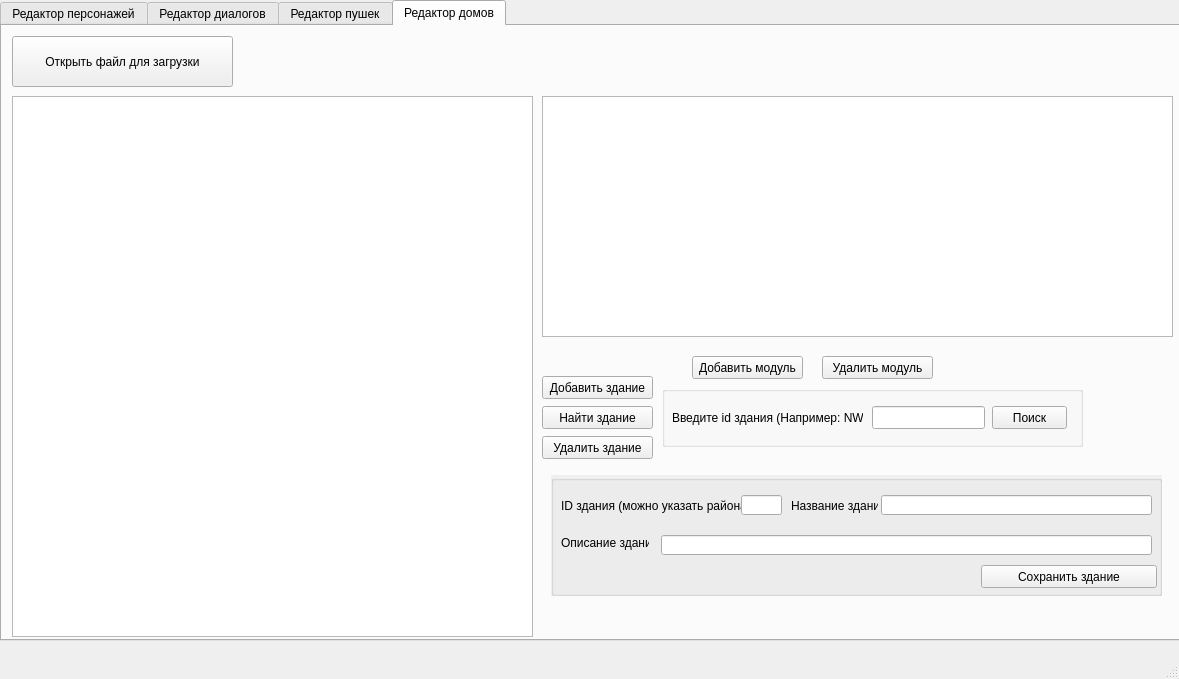
<?xml version="1.0" encoding="UTF-8"?>
<ui version="4.0">
 <class>MainWindow</class>
 <widget class="QMainWindow" name="MainWindow">
  <property name="geometry">
   <rect>
    <x>0</x>
    <y>0</y>
    <width>1179</width>
    <height>679</height>
   </rect>
  </property>
  <property name="windowTitle">
   <string>УльраЖесткий редактор</string>
  </property>
  <widget class="QWidget" name="centralwidget">
   <widget class="QTabWidget" name="editors">
    <property name="geometry">
     <rect>
      <x>0</x>
      <y>0</y>
      <width>1183</width>
      <height>641</height>
     </rect>
    </property>
    <property name="currentIndex">
     <number>3</number>
    </property>
    <widget class="QWidget" name="character_editor">
     <attribute name="title">
      <string>Редактор персонажей</string>
     </attribute>
     <widget class="QTabWidget" name="Chars">
      <property name="geometry">
       <rect>
        <x>0</x>
        <y>0</y>
        <width>1091</width>
        <height>621</height>
       </rect>
      </property>
      <property name="currentIndex">
       <number>0</number>
      </property>
      <widget class="QWidget" name="Human">
       <attribute name="title">
        <string>Человек</string>
       </attribute>
       <widget class="QComboBox" name="comboQuest">
        <property name="geometry">
         <rect>
          <x>120</x>
          <y>530</y>
          <width>69</width>
          <height>22</height>
         </rect>
        </property>
        <item>
         <property name="text">
          <string>true</string>
         </property>
        </item>
        <item>
         <property name="text">
          <string>false</string>
         </property>
        </item>
       </widget>
       <widget class="QLabel" name="Id">
        <property name="geometry">
         <rect>
          <x>180</x>
          <y>80</y>
          <width>21</width>
          <height>21</height>
         </rect>
        </property>
        <property name="text">
         <string>Id</string>
        </property>
       </widget>
       <widget class="QLabel" name="label_gender">
        <property name="geometry">
         <rect>
          <x>20</x>
          <y>160</y>
          <width>47</width>
          <height>13</height>
         </rect>
        </property>
        <property name="text">
         <string>Гендер</string>
        </property>
       </widget>
       <widget class="QLabel" name="Age">
        <property name="geometry">
         <rect>
          <x>30</x>
          <y>80</y>
          <width>47</width>
          <height>13</height>
         </rect>
        </property>
        <property name="text">
         <string>Возраст</string>
        </property>
       </widget>
       <widget class="QComboBox" name="comboGenger">
        <property name="geometry">
         <rect>
          <x>120</x>
          <y>150</y>
          <width>51</width>
          <height>22</height>
         </rect>
        </property>
        <item>
         <property name="text">
          <string>М</string>
         </property>
        </item>
        <item>
         <property name="text">
          <string>Ж</string>
         </property>
        </item>
       </widget>
       <widget class="QLineEdit" name="id">
        <property name="geometry">
         <rect>
          <x>200</x>
          <y>70</y>
          <width>61</width>
          <height>41</height>
         </rect>
        </property>
        <property name="text">
         <string/>
        </property>
       </widget>
       <widget class="QPushButton" name="save_all">
        <property name="geometry">
         <rect>
          <x>270</x>
          <y>520</y>
          <width>161</width>
          <height>71</height>
         </rect>
        </property>
        <property name="text">
         <string>Сохранить</string>
        </property>
       </widget>
       <widget class="QLabel" name="Rel_1">
        <property name="geometry">
         <rect>
          <x>280</x>
          <y>80</y>
          <width>231</width>
          <height>31</height>
         </rect>
        </property>
        <property name="text">
         <string>Вводите rel по 1, нажимая сохранить</string>
        </property>
       </widget>
       <widget class="QLineEdit" name="rel">
        <property name="geometry">
         <rect>
          <x>480</x>
          <y>80</y>
          <width>61</width>
          <height>41</height>
         </rect>
        </property>
       </widget>
       <widget class="QLabel" name="CharLabel">
        <property name="geometry">
         <rect>
          <x>10</x>
          <y>10</y>
          <width>221</width>
          <height>51</height>
         </rect>
        </property>
        <property name="font">
         <font>
          <pointsize>20</pointsize>
         </font>
        </property>
        <property name="text">
         <string>Живой персонаж</string>
        </property>
       </widget>
       <widget class="QLabel" name="label_quest">
        <property name="geometry">
         <rect>
          <x>20</x>
          <y>530</y>
          <width>47</width>
          <height>13</height>
         </rect>
        </property>
        <property name="text">
         <string>Квест</string>
        </property>
       </widget>
       <widget class="QPushButton" name="save_rel">
        <property name="geometry">
         <rect>
          <x>290</x>
          <y>120</y>
          <width>91</width>
          <height>61</height>
         </rect>
        </property>
        <property name="text">
         <string>Сохранить rel</string>
        </property>
       </widget>
       <widget class="QPushButton" name="clean_button">
        <property name="geometry">
         <rect>
          <x>500</x>
          <y>520</y>
          <width>141</width>
          <height>71</height>
         </rect>
        </property>
        <property name="text">
         <string>Очиститить всё</string>
        </property>
       </widget>
       <widget class="QLineEdit" name="age">
        <property name="geometry">
         <rect>
          <x>90</x>
          <y>70</y>
          <width>61</width>
          <height>41</height>
         </rect>
        </property>
        <property name="text">
         <string/>
        </property>
       </widget>
       <widget class="QWidget" name="layoutWidget">
        <property name="geometry">
         <rect>
          <x>120</x>
          <y>203</y>
          <width>531</width>
          <height>321</height>
         </rect>
        </property>
        <layout class="QVBoxLayout" name="verticalLayout" stretch="0,0,0,0,0,0,0,0">
         <property name="sizeConstraint">
          <enum>QLayout::SetDefaultConstraint</enum>
         </property>
         <item>
          <widget class="QLineEdit" name="surname">
           <property name="enabled">
            <bool>true</bool>
           </property>
          </widget>
         </item>
         <item>
          <widget class="QLineEdit" name="name"/>
         </item>
         <item>
          <widget class="QLineEdit" name="nikname"/>
         </item>
         <item>
          <widget class="QLineEdit" name="adress"/>
         </item>
         <item>
          <widget class="QLineEdit" name="race"/>
         </item>
         <item>
          <widget class="QLineEdit" name="nationality"/>
         </item>
         <item>
          <widget class="QLineEdit" name="fraction"/>
         </item>
         <item>
          <widget class="QLineEdit" name="stats"/>
         </item>
        </layout>
       </widget>
       <widget class="QWidget" name="layoutWidget">
        <property name="geometry">
         <rect>
          <x>19</x>
          <y>207</y>
          <width>101</width>
          <height>311</height>
         </rect>
        </property>
        <layout class="QVBoxLayout" name="verticalLayout_3">
         <item>
          <widget class="QLabel" name="label_surname">
           <property name="text">
            <string>Фамилия</string>
           </property>
          </widget>
         </item>
         <item>
          <widget class="QLabel" name="label_name">
           <property name="text">
            <string>Имя</string>
           </property>
          </widget>
         </item>
         <item>
          <widget class="QLabel" name="label_nikname">
           <property name="text">
            <string>Никнейм</string>
           </property>
          </widget>
         </item>
         <item>
          <widget class="QLabel" name="label_adress">
           <property name="text">
            <string>Дом</string>
           </property>
          </widget>
         </item>
         <item>
          <widget class="QLabel" name="label_race">
           <property name="text">
            <string>Раса</string>
           </property>
          </widget>
         </item>
         <item>
          <widget class="QLabel" name="label_nationality">
           <property name="text">
            <string>Национальность</string>
           </property>
          </widget>
         </item>
         <item>
          <widget class="QLabel" name="label_fraction">
           <property name="text">
            <string>Фракция</string>
           </property>
          </widget>
         </item>
         <item>
          <widget class="QLabel" name="label_stats">
           <property name="text">
            <string>Статы</string>
           </property>
          </widget>
         </item>
        </layout>
       </widget>
      </widget>
      <widget class="QWidget" name="Robot">
       <attribute name="title">
        <string>Синтет</string>
       </attribute>
       <widget class="QLabel" name="RobotLabel">
        <property name="geometry">
         <rect>
          <x>30</x>
          <y>20</y>
          <width>211</width>
          <height>31</height>
         </rect>
        </property>
        <property name="font">
         <font>
          <pointsize>20</pointsize>
         </font>
        </property>
        <property name="text">
         <string>Синтет</string>
        </property>
       </widget>
       <widget class="QLabel" name="label_quest_robot">
        <property name="geometry">
         <rect>
          <x>10</x>
          <y>290</y>
          <width>47</width>
          <height>13</height>
         </rect>
        </property>
        <property name="text">
         <string>Квест</string>
        </property>
       </widget>
       <widget class="QComboBox" name="comboQuest_robot">
        <property name="geometry">
         <rect>
          <x>70</x>
          <y>280</y>
          <width>69</width>
          <height>22</height>
         </rect>
        </property>
        <item>
         <property name="text">
          <string>true</string>
         </property>
        </item>
        <item>
         <property name="text">
          <string>false</string>
         </property>
        </item>
       </widget>
       <widget class="QPushButton" name="save_all_robot">
        <property name="geometry">
         <rect>
          <x>210</x>
          <y>280</y>
          <width>161</width>
          <height>71</height>
         </rect>
        </property>
        <property name="text">
         <string>Сохранить</string>
        </property>
       </widget>
       <widget class="QPushButton" name="clean_button_robot">
        <property name="geometry">
         <rect>
          <x>460</x>
          <y>280</y>
          <width>141</width>
          <height>71</height>
         </rect>
        </property>
        <property name="text">
         <string>Очиститить всё</string>
        </property>
       </widget>
       <widget class="QLineEdit" name="id_robot">
        <property name="geometry">
         <rect>
          <x>170</x>
          <y>70</y>
          <width>61</width>
          <height>41</height>
         </rect>
        </property>
        <property name="text">
         <string/>
        </property>
       </widget>
       <widget class="QLabel" name="Id_robot">
        <property name="geometry">
         <rect>
          <x>10</x>
          <y>80</y>
          <width>161</width>
          <height>21</height>
         </rect>
        </property>
        <property name="text">
         <string>Id (нужно для редактора)</string>
        </property>
       </widget>
       <widget class="QWidget" name="layoutWidget">
        <property name="geometry">
         <rect>
          <x>70</x>
          <y>130</y>
          <width>581</width>
          <height>151</height>
         </rect>
        </property>
        <layout class="QVBoxLayout" name="verticalLayout_5">
         <item>
          <widget class="QLineEdit" name="nikname_robot"/>
         </item>
         <item>
          <widget class="QLineEdit" name="fraction_robot"/>
         </item>
         <item>
          <widget class="QLineEdit" name="model_robot"/>
         </item>
         <item>
          <widget class="QLineEdit" name="stats_robot"/>
         </item>
        </layout>
       </widget>
       <widget class="QWidget" name="layoutWidget">
        <property name="geometry">
         <rect>
          <x>9</x>
          <y>134</y>
          <width>61</width>
          <height>141</height>
         </rect>
        </property>
        <layout class="QVBoxLayout" name="verticalLayout_6">
         <item>
          <widget class="QLabel" name="label_nikname_robot">
           <property name="text">
            <string>Никнейм</string>
           </property>
          </widget>
         </item>
         <item>
          <widget class="QLabel" name="label_fraction_robot">
           <property name="text">
            <string>Фракция</string>
           </property>
          </widget>
         </item>
         <item>
          <widget class="QLabel" name="label_model_robot">
           <property name="text">
            <string>Модель</string>
           </property>
          </widget>
         </item>
         <item>
          <widget class="QLabel" name="label_stats_robot">
           <property name="text">
            <string>Статы</string>
           </property>
          </widget>
         </item>
        </layout>
       </widget>
      </widget>
     </widget>
     <widget class="QListWidget" name="listWidget_Char">
      <property name="geometry">
       <rect>
        <x>670</x>
        <y>20</y>
        <width>411</width>
        <height>591</height>
       </rect>
      </property>
     </widget>
     <widget class="QPushButton" name="open_file">
      <property name="geometry">
       <rect>
        <x>250</x>
        <y>30</y>
        <width>211</width>
        <height>51</height>
       </rect>
      </property>
      <property name="text">
       <string>Открыть файл для загрузки</string>
      </property>
     </widget>
     <widget class="QPushButton" name="delete_char">
      <property name="geometry">
       <rect>
        <x>470</x>
        <y>30</y>
        <width>181</width>
        <height>51</height>
       </rect>
      </property>
      <property name="text">
       <string>Удалить выделенную запись</string>
      </property>
     </widget>
    </widget>
    <widget class="QWidget" name="dialogue_editor">
     <attribute name="title">
      <string>Редактор диалогов</string>
     </attribute>
     <widget class="QPushButton" name="open_file_dialog">
      <property name="geometry">
       <rect>
        <x>20</x>
        <y>20</y>
        <width>211</width>
        <height>51</height>
       </rect>
      </property>
      <property name="text">
       <string>Открыть файл для загрузки</string>
      </property>
     </widget>
     <widget class="QPushButton" name="save_all_dialog">
      <property name="geometry">
       <rect>
        <x>20</x>
        <y>530</y>
        <width>161</width>
        <height>71</height>
       </rect>
      </property>
      <property name="text">
       <string>Сохранить всё</string>
      </property>
     </widget>
     <widget class="QPushButton" name="create_file_dialog">
      <property name="geometry">
       <rect>
        <x>260</x>
        <y>20</y>
        <width>211</width>
        <height>51</height>
       </rect>
      </property>
      <property name="text">
       <string>Создать файл</string>
      </property>
     </widget>
     <widget class="QLabel" name="name_ext">
      <property name="geometry">
       <rect>
        <x>480</x>
        <y>20</y>
        <width>261</width>
        <height>21</height>
       </rect>
      </property>
      <property name="text">
       <string>Название выходного файла, в конце писать .xml</string>
      </property>
     </widget>
     <widget class="QLineEdit" name="exit">
      <property name="geometry">
       <rect>
        <x>480</x>
        <y>50</y>
        <width>251</width>
        <height>20</height>
       </rect>
      </property>
     </widget>
     <widget class="QWidget" name="layoutWidget">
      <property name="geometry">
       <rect>
        <x>10</x>
        <y>230</y>
        <width>1021</width>
        <height>121</height>
       </rect>
      </property>
      <layout class="QGridLayout" name="answer_Layot">
       <item row="0" column="0">
        <widget class="QLabel" name="answer_label">
         <property name="font">
          <font>
           <pointsize>15</pointsize>
           <weight>50</weight>
           <italic>false</italic>
           <bold>false</bold>
           <underline>false</underline>
           <strikeout>false</strikeout>
           <kerning>true</kerning>
          </font>
         </property>
         <property name="text">
          <string>Ответ № 1</string>
         </property>
        </widget>
       </item>
       <item row="1" column="0">
        <widget class="QLabel" name="tonode_label_2">
         <property name="font">
          <font>
           <pointsize>10</pointsize>
          </font>
         </property>
         <property name="text">
          <string>To node</string>
         </property>
        </widget>
       </item>
       <item row="1" column="1">
        <widget class="QLineEdit" name="tonode">
         <property name="font">
          <font>
           <pointsize>10</pointsize>
          </font>
         </property>
         <property name="text">
          <string>0</string>
         </property>
        </widget>
       </item>
       <item row="1" column="2">
        <widget class="QLabel" name="actquestA_label">
         <property name="font">
          <font>
           <pointsize>10</pointsize>
          </font>
         </property>
         <property name="text">
          <string>actquestA</string>
         </property>
        </widget>
       </item>
       <item row="1" column="3">
        <widget class="QLineEdit" name="actquestA">
         <property name="font">
          <font>
           <pointsize>10</pointsize>
          </font>
         </property>
         <property name="text">
          <string>1000</string>
         </property>
        </widget>
       </item>
       <item row="1" column="4">
        <widget class="QLabel" name="numquestA_label">
         <property name="font">
          <font>
           <pointsize>10</pointsize>
          </font>
         </property>
         <property name="text">
          <string>numquestA</string>
         </property>
        </widget>
       </item>
       <item row="1" column="5">
        <widget class="QLineEdit" name="numquestA">
         <property name="font">
          <font>
           <pointsize>10</pointsize>
          </font>
         </property>
         <property name="text">
          <string>1000</string>
         </property>
        </widget>
       </item>
       <item row="1" column="6">
        <widget class="QLabel" name="posofquestA_label">
         <property name="font">
          <font>
           <pointsize>10</pointsize>
          </font>
         </property>
         <property name="text">
          <string>posofquestA</string>
         </property>
        </widget>
       </item>
       <item row="1" column="7">
        <widget class="QLineEdit" name="posofquestA">
         <property name="font">
          <font>
           <pointsize>10</pointsize>
          </font>
         </property>
         <property name="text">
          <string>1000</string>
         </property>
        </widget>
       </item>
       <item row="1" column="8">
        <widget class="QPushButton" name="save_answer">
         <property name="text">
          <string>Сохранить ответ(вводить дальше)</string>
         </property>
        </widget>
       </item>
       <item row="0" column="1" colspan="8">
        <widget class="QLineEdit" name="answer">
         <property name="text">
          <string/>
         </property>
        </widget>
       </item>
      </layout>
     </widget>
     <widget class="QWidget" name="layoutWidget">
      <property name="geometry">
       <rect>
        <x>10</x>
        <y>90</y>
        <width>1021</width>
        <height>141</height>
       </rect>
      </property>
      <layout class="QGridLayout" name="gridLayout">
       <item row="1" column="3" colspan="6">
        <widget class="QLineEdit" name="node">
         <property name="text">
          <string/>
         </property>
        </widget>
       </item>
       <item row="0" column="4">
        <widget class="QLineEdit" name="actquest">
         <property name="font">
          <font>
           <pointsize>10</pointsize>
          </font>
         </property>
         <property name="text">
          <string>1000</string>
         </property>
        </widget>
       </item>
       <item row="0" column="5">
        <widget class="QLabel" name="numquest_label">
         <property name="font">
          <font>
           <pointsize>10</pointsize>
          </font>
         </property>
         <property name="text">
          <string>numquest</string>
         </property>
        </widget>
       </item>
       <item row="0" column="6">
        <widget class="QLineEdit" name="numquest">
         <property name="font">
          <font>
           <pointsize>10</pointsize>
          </font>
         </property>
         <property name="text">
          <string>1000</string>
         </property>
        </widget>
       </item>
       <item row="0" column="0">
        <widget class="QLabel" name="tochar_label">
         <property name="font">
          <font>
           <pointsize>10</pointsize>
          </font>
         </property>
         <property name="text">
          <string>tochar</string>
         </property>
        </widget>
       </item>
       <item row="0" column="1">
        <widget class="QLineEdit" name="tochar">
         <property name="font">
          <font>
           <pointsize>10</pointsize>
          </font>
         </property>
         <property name="text">
          <string>0</string>
         </property>
        </widget>
       </item>
       <item row="0" column="2" colspan="2">
        <widget class="QLabel" name="actquest_label">
         <property name="font">
          <font>
           <pointsize>10</pointsize>
          </font>
         </property>
         <property name="text">
          <string>actquest</string>
         </property>
        </widget>
       </item>
       <item row="0" column="7">
        <widget class="QLabel" name="posofquest_label">
         <property name="font">
          <font>
           <pointsize>10</pointsize>
          </font>
         </property>
         <property name="text">
          <string>posofquest</string>
         </property>
        </widget>
       </item>
       <item row="0" column="8">
        <widget class="QLineEdit" name="posofquest">
         <property name="font">
          <font>
           <pointsize>10</pointsize>
          </font>
         </property>
         <property name="text">
          <string>1000</string>
         </property>
        </widget>
       </item>
       <item row="1" column="9">
        <widget class="QPushButton" name="answers_button">
         <property name="text">
          <string>Ответы</string>
         </property>
        </widget>
       </item>
       <item row="1" column="0" colspan="2">
        <widget class="QLabel" name="node_label">
         <property name="font">
          <font>
           <pointsize>15</pointsize>
           <weight>50</weight>
           <italic>false</italic>
           <bold>false</bold>
           <underline>false</underline>
           <strikeout>false</strikeout>
           <kerning>true</kerning>
          </font>
         </property>
         <property name="text">
          <string>Сам диалог(node)</string>
         </property>
        </widget>
       </item>
      </layout>
     </widget>
    </widget>
    <widget class="QWidget" name="guns_editor">
     <attribute name="title">
      <string>Редактор пушек</string>
     </attribute>
    </widget>
    <widget class="QWidget" name="house_editor">
     <attribute name="title">
      <string>Редактор домов</string>
     </attribute>
     <widget class="QPushButton" name="open_house_file">
      <property name="geometry">
       <rect>
        <x>10</x>
        <y>10</y>
        <width>221</width>
        <height>51</height>
       </rect>
      </property>
      <property name="text">
       <string>Открыть файл для загрузки</string>
      </property>
     </widget>
     <widget class="QListWidget" name="all_house">
      <property name="enabled">
       <bool>true</bool>
      </property>
      <property name="geometry">
       <rect>
        <x>10</x>
        <y>70</y>
        <width>521</width>
        <height>541</height>
       </rect>
      </property>
      <property name="font">
       <font>
        <pointsize>9</pointsize>
       </font>
      </property>
      <property name="autoScroll">
       <bool>true</bool>
      </property>
     </widget>
     <widget class="QListWidget" name="all_module">
      <property name="geometry">
       <rect>
        <x>540</x>
        <y>70</y>
        <width>631</width>
        <height>241</height>
       </rect>
      </property>
      <property name="font">
       <font>
        <pointsize>9</pointsize>
       </font>
      </property>
      <property name="autoFillBackground">
       <bool>false</bool>
      </property>
      <property name="styleSheet">
       <string notr="true"/>
      </property>
      <property name="tabKeyNavigation">
       <bool>false</bool>
      </property>
      <property name="dragEnabled">
       <bool>false</bool>
      </property>
      <property name="dragDropOverwriteMode">
       <bool>false</bool>
      </property>
      <property name="alternatingRowColors">
       <bool>false</bool>
      </property>
      <property name="isWrapping" stdset="0">
       <bool>false</bool>
      </property>
      <property name="uniformItemSizes">
       <bool>false</bool>
      </property>
      <property name="wordWrap">
       <bool>false</bool>
      </property>
      <property name="selectionRectVisible">
       <bool>false</bool>
      </property>
      <property name="sortingEnabled">
       <bool>false</bool>
      </property>
     </widget>
     <widget class="QPushButton" name="append_house">
      <property name="geometry">
       <rect>
        <x>540</x>
        <y>350</y>
        <width>111</width>
        <height>23</height>
       </rect>
      </property>
      <property name="text">
       <string>Добавить здание</string>
      </property>
     </widget>
     <widget class="QPushButton" name="find_house">
      <property name="geometry">
       <rect>
        <x>540</x>
        <y>380</y>
        <width>111</width>
        <height>23</height>
       </rect>
      </property>
      <property name="text">
       <string>Найти здание</string>
      </property>
     </widget>
     <widget class="QPushButton" name="append_module">
      <property name="geometry">
       <rect>
        <x>690</x>
        <y>330</y>
        <width>111</width>
        <height>23</height>
       </rect>
      </property>
      <property name="text">
       <string>Добавить модуль</string>
      </property>
     </widget>
     <widget class="QPushButton" name="delete_module">
      <property name="geometry">
       <rect>
        <x>820</x>
        <y>330</y>
        <width>111</width>
        <height>23</height>
       </rect>
      </property>
      <property name="text">
       <string>Удалить модуль</string>
      </property>
     </widget>
     <widget class="QPushButton" name="delete_house">
      <property name="geometry">
       <rect>
        <x>540</x>
        <y>410</y>
        <width>111</width>
        <height>23</height>
       </rect>
      </property>
      <property name="text">
       <string>Удалить здание</string>
      </property>
     </widget>
     <widget class="QGroupBox" name="groupBox_moduls">
      <property name="enabled">
       <bool>true</bool>
      </property>
      <property name="geometry">
       <rect>
        <x>10</x>
        <y>70</y>
        <width>521</width>
        <height>421</height>
       </rect>
      </property>
      <property name="tabletTracking">
       <bool>false</bool>
      </property>
      <property name="acceptDrops">
       <bool>false</bool>
      </property>
      <property name="autoFillBackground">
       <bool>true</bool>
      </property>
      <property name="title">
       <string/>
      </property>
      <property name="flat">
       <bool>false</bool>
      </property>
      <property name="checkable">
       <bool>false</bool>
      </property>
      <widget class="QWidget" name="layoutWidget">
       <property name="geometry">
        <rect>
         <x>10</x>
         <y>10</y>
         <width>501</width>
         <height>401</height>
        </rect>
       </property>
       <layout class="QGridLayout" name="gridLayout_2">
        <item row="0" column="0" colspan="3">
         <widget class="QLabel" name="label_TypeOFModule">
          <property name="sizePolicy">
           <sizepolicy hsizetype="Maximum" vsizetype="Maximum">
            <horstretch>0</horstretch>
            <verstretch>0</verstretch>
           </sizepolicy>
          </property>
          <property name="text">
           <string>Тип модуля (TypeOFModule)</string>
          </property>
         </widget>
        </item>
        <item row="0" column="3" colspan="2">
         <widget class="QComboBox" name="comboBox_TypeOFModule">
          <item>
           <property name="text">
            <string>FlatModule</string>
           </property>
          </item>
          <item>
           <property name="text">
            <string>ChillModule</string>
           </property>
          </item>
          <item>
           <property name="text">
            <string>QuestModule</string>
           </property>
          </item>
          <item>
           <property name="text">
            <string>ShopModule</string>
           </property>
          </item>
          <item>
           <property name="text">
            <string>WorkPlaceModule</string>
           </property>
          </item>
         </widget>
        </item>
        <item row="0" column="5" colspan="3">
         <widget class="QLabel" name="label_ModuleSequenceID">
          <property name="text">
           <string>ID модуля (ModuleSequenceID)</string>
          </property>
         </widget>
        </item>
        <item row="0" column="8">
         <widget class="QLineEdit" name="ModuleSequenceID"/>
        </item>
        <item row="1" column="0">
         <widget class="QLabel" name="label_Descr">
          <property name="text">
           <string>Описание</string>
          </property>
         </widget>
        </item>
        <item row="2" column="0" colspan="3">
         <widget class="QLabel" name="label_Kolvo_rab">
          <property name="text">
           <string>Количество рабочих</string>
          </property>
         </widget>
        </item>
        <item row="2" column="3">
         <widget class="QLineEdit" name="Kolvo_rab"/>
        </item>
        <item row="3" column="0" colspan="2">
         <widget class="QLabel" name="label_Start_work">
          <property name="text">
           <string>Начало смены</string>
          </property>
         </widget>
        </item>
        <item row="3" column="3">
         <widget class="QLineEdit" name="Start_work">
          <property name="frame">
           <bool>true</bool>
          </property>
         </widget>
        </item>
        <item row="4" column="0" colspan="3">
         <widget class="QLabel" name="label_shift_duration">
          <property name="text">
           <string>Продолжительность смены</string>
          </property>
         </widget>
        </item>
        <item row="4" column="3">
         <widget class="QLineEdit" name="shift_duration"/>
        </item>
        <item row="5" column="0">
         <widget class="QLabel" name="label_Lider">
          <property name="text">
           <string>Lider</string>
          </property>
         </widget>
        </item>
        <item row="5" column="1" colspan="2">
         <widget class="QComboBox" name="comboBox_Lider">
          <item>
           <property name="text">
            <string>Нет</string>
           </property>
          </item>
          <item>
           <property name="text">
            <string>Administrator</string>
           </property>
          </item>
         </widget>
        </item>
        <item row="5" column="3">
         <widget class="QLabel" name="label_Specialist">
          <property name="text">
           <string>Specialist</string>
          </property>
         </widget>
        </item>
        <item row="5" column="4" colspan="2">
         <widget class="QComboBox" name="comboBox_Specialist">
          <item>
           <property name="text">
            <string>Нет</string>
           </property>
          </item>
          <item>
           <property name="text">
            <string>Specialist</string>
           </property>
          </item>
          <item>
           <property name="text">
            <string>Vendor</string>
           </property>
          </item>
         </widget>
        </item>
        <item row="5" column="6">
         <widget class="QLabel" name="label_Workman">
          <property name="text">
           <string>Workman</string>
          </property>
         </widget>
        </item>
        <item row="5" column="7" colspan="2">
         <widget class="QComboBox" name="comboBox_Workman">
          <item>
           <property name="text">
            <string>Нет</string>
           </property>
          </item>
          <item>
           <property name="text">
            <string>Handyman</string>
           </property>
          </item>
          <item>
           <property name="text">
            <string>Janitor</string>
           </property>
          </item>
         </widget>
        </item>
        <item row="6" column="0" colspan="6">
         <widget class="QPushButton" name="pushButton_save_rab">
          <property name="text">
           <string>Сохранить рабочих(можно несколько раз добавлять)</string>
          </property>
         </widget>
        </item>
        <item row="6" column="6" colspan="3">
         <widget class="QPushButton" name="pushButton_save_all_module">
          <property name="text">
           <string>Сохранить всё</string>
          </property>
         </widget>
        </item>
        <item row="1" column="1" colspan="8">
         <widget class="QLineEdit" name="Description"/>
        </item>
        <item row="2" column="6">
         <widget class="QLabel" name="label_Shab_Or_Hand">
          <property name="text">
           <string>Задать работу</string>
          </property>
         </widget>
        </item>
        <item row="3" column="6">
         <widget class="QLabel" name="label_Shablon">
          <property name="text">
           <string>Шаблон</string>
          </property>
         </widget>
        </item>
        <item row="2" column="7" colspan="2">
         <widget class="QComboBox" name="comboBox_label_Shab_Or_Hand">
          <item>
           <property name="text">
            <string>Шаблон</string>
           </property>
          </item>
          <item>
           <property name="text">
            <string>Вручную</string>
           </property>
          </item>
         </widget>
        </item>
        <item row="3" column="7" colspan="2">
         <widget class="QComboBox" name="comboBox_Shablon">
          <item>
           <property name="text">
            <string>smallwork</string>
           </property>
          </item>
          <item>
           <property name="text">
            <string>middlework</string>
           </property>
          </item>
          <item>
           <property name="text">
            <string>bigwork</string>
           </property>
          </item>
          <item>
           <property name="text">
            <string>gigawork</string>
           </property>
          </item>
          <item>
           <property name="text">
            <string>lavka</string>
           </property>
          </item>
          <item>
           <property name="text">
            <string>smallstore</string>
           </property>
          </item>
          <item>
           <property name="text">
            <string>pub</string>
           </property>
          </item>
         </widget>
        </item>
        <item row="2" column="4" colspan="2">
         <widget class="QPushButton" name="random_flat">
          <property name="text">
           <string>Случайно</string>
          </property>
         </widget>
        </item>
       </layout>
      </widget>
     </widget>
     <widget class="QGroupBox" name="groupBox_append_house">
      <property name="geometry">
       <rect>
        <x>549</x>
        <y>449</y>
        <width>611</width>
        <height>121</height>
       </rect>
      </property>
      <property name="autoFillBackground">
       <bool>true</bool>
      </property>
      <property name="title">
       <string/>
      </property>
      <widget class="QPushButton" name="pushButton_save_house">
       <property name="geometry">
        <rect>
         <x>430</x>
         <y>90</y>
         <width>176</width>
         <height>23</height>
        </rect>
       </property>
       <property name="text">
        <string>Сохранить здание</string>
       </property>
      </widget>
      <widget class="QLabel" name="label_house_desc">
       <property name="geometry">
        <rect>
         <x>10</x>
         <y>60</y>
         <width>88</width>
         <height>16</height>
        </rect>
       </property>
       <property name="text">
        <string>Описание здания</string>
       </property>
      </widget>
      <widget class="QLineEdit" name="house_desc">
       <property name="geometry">
        <rect>
         <x>110</x>
         <y>60</y>
         <width>491</width>
         <height>20</height>
        </rect>
       </property>
      </widget>
      <widget class="QLabel" name="label_id_house">
       <property name="geometry">
        <rect>
         <x>10</x>
         <y>20</y>
         <width>181</width>
         <height>21</height>
        </rect>
       </property>
       <property name="text">
        <string>ID здания (можно указать района)</string>
       </property>
      </widget>
      <widget class="QLineEdit" name="id_house">
       <property name="geometry">
        <rect>
         <x>190</x>
         <y>20</y>
         <width>41</width>
         <height>20</height>
        </rect>
       </property>
       <property name="sizePolicy">
        <sizepolicy hsizetype="Minimum" vsizetype="Minimum">
         <horstretch>0</horstretch>
         <verstretch>0</verstretch>
        </sizepolicy>
       </property>
       <property name="minimumSize">
        <size>
         <width>3</width>
         <height>10</height>
        </size>
       </property>
       <property name="sizeIncrement">
        <size>
         <width>3</width>
         <height>3</height>
        </size>
       </property>
       <property name="baseSize">
        <size>
         <width>4</width>
         <height>4</height>
        </size>
       </property>
      </widget>
      <widget class="QLineEdit" name="house_name">
       <property name="geometry">
        <rect>
         <x>330</x>
         <y>20</y>
         <width>271</width>
         <height>20</height>
        </rect>
       </property>
      </widget>
      <widget class="QLabel" name="label_house_name">
       <property name="geometry">
        <rect>
         <x>240</x>
         <y>10</y>
         <width>87</width>
         <height>41</height>
        </rect>
       </property>
       <property name="text">
        <string>Название здания</string>
       </property>
      </widget>
     </widget>
     <widget class="QGroupBox" name="groupBox_search_house">
      <property name="geometry">
       <rect>
        <x>660</x>
        <y>360</y>
        <width>421</width>
        <height>61</height>
       </rect>
      </property>
      <property name="title">
       <string/>
      </property>
      <widget class="QPushButton" name="pushButton_search_id_house">
       <property name="geometry">
        <rect>
         <x>330</x>
         <y>20</y>
         <width>75</width>
         <height>23</height>
        </rect>
       </property>
       <property name="text">
        <string>Поиск</string>
       </property>
      </widget>
      <widget class="QLabel" name="label_info_house">
       <property name="geometry">
        <rect>
         <x>10</x>
         <y>20</y>
         <width>191</width>
         <height>23</height>
        </rect>
       </property>
       <property name="text">
        <string>Введите id здания (Например: NW-1)</string>
       </property>
      </widget>
      <widget class="QLineEdit" name="search_id_house">
       <property name="geometry">
        <rect>
         <x>210</x>
         <y>20</y>
         <width>113</width>
         <height>23</height>
        </rect>
       </property>
      </widget>
     </widget>
     <zorder>open_house_file</zorder>
     <zorder>all_module</zorder>
     <zorder>append_house</zorder>
     <zorder>find_house</zorder>
     <zorder>append_module</zorder>
     <zorder>delete_module</zorder>
     <zorder>delete_house</zorder>
     <zorder>groupBox_moduls</zorder>
     <zorder>groupBox_append_house</zorder>
     <zorder>groupBox_search_house</zorder>
     <zorder>all_house</zorder>
    </widget>
   </widget>
  </widget>
  <widget class="QMenuBar" name="menubar">
   <property name="geometry">
    <rect>
     <x>0</x>
     <y>0</y>
     <width>1179</width>
     <height>21</height>
    </rect>
   </property>
  </widget>
  <widget class="QStatusBar" name="statusbar"/>
 </widget>
 <resources/>
 <connections/>
</ui>
